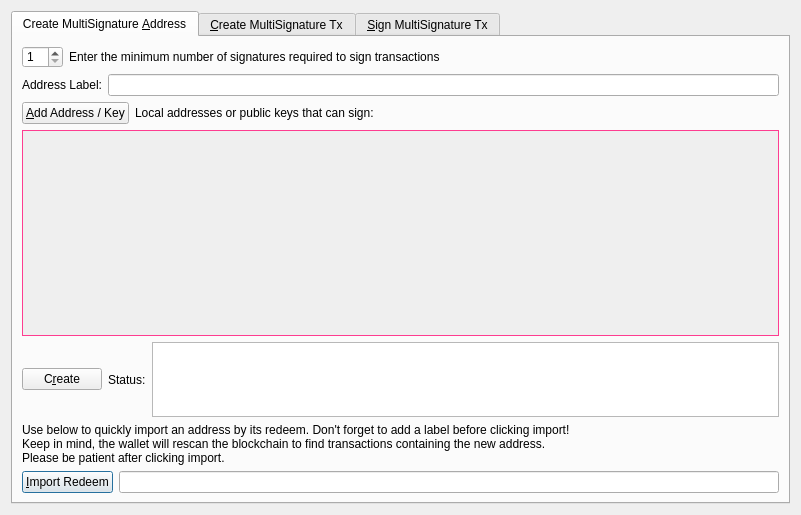
<?xml version="1.0" encoding="UTF-8"?>
<ui version="4.0">
 <class>MultisigDialog</class>
 <widget class="QDialog" name="MultisigDialog">
  <property name="geometry">
   <rect>
    <x>0</x>
    <y>0</y>
    <width>801</width>
    <height>515</height>
   </rect>
  </property>
  <property name="sizePolicy">
   <sizepolicy hsizetype="Fixed" vsizetype="Fixed">
    <horstretch>0</horstretch>
    <verstretch>0</verstretch>
   </sizepolicy>
  </property>
  <property name="windowTitle">
   <string>Multisignature Address Interactions</string>
  </property>
  <layout class="QVBoxLayout" name="verticalLayout_8">
   <item>
    <widget class="QTabWidget" name="multisigTabWidget">
     <property name="styleSheet">
      <string notr="true">QScrollArea{border: 1px solid #fe3d90;}</string>
     </property>
     <property name="currentIndex">
      <number>0</number>
     </property>
     <widget class="QWidget" name="addMultisigTab">
      <property name="sizePolicy">
       <sizepolicy hsizetype="Minimum" vsizetype="Minimum">
        <horstretch>0</horstretch>
        <verstretch>0</verstretch>
       </sizepolicy>
      </property>
      <attribute name="title">
       <string>Create MultiSignature &amp;Address</string>
      </attribute>
      <layout class="QVBoxLayout" name="verticalLayout">
       <item>
        <layout class="QHBoxLayout" name="enterMLayout">
         <item>
          <widget class="QSpinBox" name="enterMSpinbox">
           <property name="sizePolicy">
            <sizepolicy hsizetype="Fixed" vsizetype="Fixed">
             <horstretch>0</horstretch>
             <verstretch>0</verstretch>
            </sizepolicy>
           </property>
           <property name="toolTip">
            <string>How many people must sign to verify a transaction</string>
           </property>
           <property name="minimum">
            <number>1</number>
           </property>
           <property name="maximum">
            <number>15</number>
           </property>
           <property name="value">
            <number>1</number>
           </property>
          </widget>
         </item>
         <item>
          <widget class="QLabel" name="enterMLabel">
           <property name="text">
            <string>Enter the minimum number of signatures required to sign transactions</string>
           </property>
          </widget>
         </item>
        </layout>
       </item>
       <item>
        <layout class="QHBoxLayout" name="addressLabelLayout">
         <item>
          <widget class="QLabel" name="addressLableLabel">
           <property name="text">
            <string>Address Label:</string>
           </property>
          </widget>
         </item>
         <item>
          <widget class="QLineEdit" name="multisigAddressLabel"/>
         </item>
        </layout>
       </item>
       <item>
        <layout class="QHBoxLayout" name="addAddressLayout">
         <item>
          <widget class="QPushButton" name="addAddressButton">
           <property name="toolTip">
            <string>Add another address that could sign to verify a transaction from the multisig address.</string>
           </property>
           <property name="text">
            <string>&amp;Add Address / Key</string>
           </property>
           <property name="autoDefault">
            <bool>false</bool>
           </property>
          </widget>
         </item>
         <item>
          <widget class="QLabel" name="addAddressLabel">
           <property name="sizePolicy">
            <sizepolicy hsizetype="Preferred" vsizetype="Fixed">
             <horstretch>0</horstretch>
             <verstretch>0</verstretch>
            </sizepolicy>
           </property>
           <property name="text">
            <string>Local addresses or public keys that can sign:</string>
           </property>
          </widget>
         </item>
         <item>
          <spacer name="addAddressSpacer_2">
           <property name="orientation">
            <enum>Qt::Horizontal</enum>
           </property>
           <property name="sizeHint" stdset="0">
            <size>
             <width>40</width>
             <height>10</height>
            </size>
           </property>
          </spacer>
         </item>
        </layout>
       </item>
       <item>
        <widget class="QScrollArea" name="addAddressScrollArea">
         <property name="sizePolicy">
          <sizepolicy hsizetype="Preferred" vsizetype="Expanding">
           <horstretch>0</horstretch>
           <verstretch>0</verstretch>
          </sizepolicy>
         </property>
         <property name="widgetResizable">
          <bool>true</bool>
         </property>
         <widget class="QWidget" name="addAddressWidget">
          <property name="geometry">
           <rect>
            <x>0</x>
            <y>0</y>
            <width>757</width>
            <height>207</height>
           </rect>
          </property>
          <layout class="QVBoxLayout" name="verticalLayout_5">
           <item>
            <layout class="QVBoxLayout" name="addressList"/>
           </item>
           <item>
            <spacer name="verticalSpacer">
             <property name="orientation">
              <enum>Qt::Vertical</enum>
             </property>
             <property name="sizeHint" stdset="0">
              <size>
               <width>20</width>
               <height>40</height>
              </size>
             </property>
            </spacer>
           </item>
          </layout>
         </widget>
        </widget>
       </item>
       <item>
        <layout class="QHBoxLayout" name="addMultisigLayout">
         <item>
          <widget class="QPushButton" name="addMultisigButton">
           <property name="sizePolicy">
            <sizepolicy hsizetype="Preferred" vsizetype="Fixed">
             <horstretch>0</horstretch>
             <verstretch>0</verstretch>
            </sizepolicy>
           </property>
           <property name="toolTip">
            <string>Create a new multisig address</string>
           </property>
           <property name="toolTipDuration">
            <number>-3</number>
           </property>
           <property name="text">
            <string>C&amp;reate</string>
           </property>
           <property name="autoDefault">
            <bool>false</bool>
           </property>
          </widget>
         </item>
         <item>
          <widget class="QLabel" name="label">
           <property name="text">
            <string>Status:</string>
           </property>
          </widget>
         </item>
         <item>
          <widget class="QTextEdit" name="addMultisigStatus">
           <property name="sizePolicy">
            <sizepolicy hsizetype="Expanding" vsizetype="Fixed">
             <horstretch>0</horstretch>
             <verstretch>0</verstretch>
            </sizepolicy>
           </property>
           <property name="maximumSize">
            <size>
             <width>16777215</width>
             <height>75</height>
            </size>
           </property>
           <property name="readOnly">
            <bool>true</bool>
           </property>
           <property name="textInteractionFlags">
            <set>Qt::TextSelectableByKeyboard|Qt::TextSelectableByMouse</set>
           </property>
          </widget>
         </item>
        </layout>
       </item>
       <item>
        <widget class="QLabel" name="label_2">
         <property name="sizePolicy">
          <sizepolicy hsizetype="Preferred" vsizetype="Preferred">
           <horstretch>0</horstretch>
           <verstretch>0</verstretch>
          </sizepolicy>
         </property>
         <property name="text">
          <string>Use below to quickly import an address by its redeem. Don't forget to add a label before clicking import!
Keep in mind, the wallet will rescan the blockchain to find transactions containing the new address.
Please be patient after clicking import.</string>
         </property>
         <property name="scaledContents">
          <bool>false</bool>
         </property>
         <property name="wordWrap">
          <bool>true</bool>
         </property>
        </widget>
       </item>
       <item>
        <layout class="QHBoxLayout" name="importLayout">
         <item>
          <widget class="QPushButton" name="importAddressButton">
           <property name="sizePolicy">
            <sizepolicy hsizetype="Fixed" vsizetype="Fixed">
             <horstretch>0</horstretch>
             <verstretch>0</verstretch>
            </sizepolicy>
           </property>
           <property name="text">
            <string>&amp;Import Redeem</string>
           </property>
          </widget>
         </item>
         <item>
          <widget class="QLineEdit" name="importRedeem">
           <property name="sizePolicy">
            <sizepolicy hsizetype="Preferred" vsizetype="Fixed">
             <horstretch>0</horstretch>
             <verstretch>0</verstretch>
            </sizepolicy>
           </property>
          </widget>
         </item>
        </layout>
       </item>
      </layout>
     </widget>
     <widget class="QWidget" name="createTransactionTab">
      <attribute name="title">
       <string>&amp;Create MultiSignature Tx</string>
      </attribute>
      <layout class="QVBoxLayout" name="verticalLayout_3">
       <item>
        <layout class="QHBoxLayout" name="horizontalLayout_2">
         <item>
          <layout class="QVBoxLayout" name="createTxLayout">
           <item>
            <layout class="QHBoxLayout" name="addTxInputLayout">
             <item>
              <widget class="QLabel" name="addTxInputLabel">
               <property name="sizePolicy">
                <sizepolicy hsizetype="Fixed" vsizetype="Preferred">
                 <horstretch>0</horstretch>
                 <verstretch>0</verstretch>
                </sizepolicy>
               </property>
               <property name="text">
                <string>Inputs:</string>
               </property>
              </widget>
             </item>
             <item>
              <widget class="QPushButton" name="pushButtonCoinControl">
               <property name="sizePolicy">
                <sizepolicy hsizetype="Preferred" vsizetype="Fixed">
                 <horstretch>0</horstretch>
                 <verstretch>0</verstretch>
                </sizepolicy>
               </property>
               <property name="text">
                <string>Coin Control</string>
               </property>
              </widget>
             </item>
             <item>
              <layout class="QFormLayout" name="formLayout_2">
               <property name="rightMargin">
                <number>10</number>
               </property>
               <item row="0" column="0">
                <widget class="QLabel" name="labelQuantity">
                 <property name="text">
                  <string>Quantity Selected:</string>
                 </property>
                </widget>
               </item>
               <item row="0" column="1">
                <widget class="QLabel" name="labelQuantity_int">
                 <property name="text">
                  <string>0</string>
                 </property>
                </widget>
               </item>
               <item row="1" column="0">
                <widget class="QLabel" name="labelAmount">
                 <property name="text">
                  <string>Amount:</string>
                 </property>
                </widget>
               </item>
               <item row="1" column="1">
                <widget class="QLabel" name="labelAmount_int">
                 <property name="text">
                  <string>0</string>
                 </property>
                </widget>
               </item>
              </layout>
             </item>
             <item>
              <widget class="QPushButton" name="addInputButton">
               <property name="sizePolicy">
                <sizepolicy hsizetype="Preferred" vsizetype="Fixed">
                 <horstretch>0</horstretch>
                 <verstretch>0</verstretch>
                </sizepolicy>
               </property>
               <property name="toolTip">
                <string>Add an input to fund the outputs</string>
               </property>
               <property name="text">
                <string>Add a Raw Input</string>
               </property>
              </widget>
             </item>
            </layout>
           </item>
           <item>
            <widget class="QScrollArea" name="txInputsScrollArea">
             <property name="sizePolicy">
              <sizepolicy hsizetype="Preferred" vsizetype="Expanding">
               <horstretch>0</horstretch>
               <verstretch>0</verstretch>
              </sizepolicy>
             </property>
             <property name="widgetResizable">
              <bool>true</bool>
             </property>
             <widget class="QWidget" name="txInputsWidget">
              <property name="geometry">
               <rect>
                <x>0</x>
                <y>0</y>
                <width>745</width>
                <height>144</height>
               </rect>
              </property>
              <layout class="QVBoxLayout" name="verticalLayout_7">
               <item>
                <layout class="QVBoxLayout" name="inputsList"/>
               </item>
               <item>
                <spacer name="txInputsSpacer">
                 <property name="orientation">
                  <enum>Qt::Vertical</enum>
                 </property>
                 <property name="sizeHint" stdset="0">
                  <size>
                   <width>20</width>
                   <height>80</height>
                  </size>
                 </property>
                </spacer>
               </item>
              </layout>
             </widget>
            </widget>
           </item>
           <item>
            <layout class="QHBoxLayout" name="addDestinationLayout">
             <item>
              <widget class="QLabel" name="addDestinationLabel">
               <property name="text">
                <string>Address / Amount:</string>
               </property>
              </widget>
             </item>
             <item>
              <widget class="QPushButton" name="addDestinationButton">
               <property name="sizePolicy">
                <sizepolicy hsizetype="Fixed" vsizetype="Fixed">
                 <horstretch>0</horstretch>
                 <verstretch>0</verstretch>
                </sizepolicy>
               </property>
               <property name="toolTip">
                <string>Add destinations to send AGOR to</string>
               </property>
               <property name="text">
                <string>Add &amp;Destination</string>
               </property>
              </widget>
             </item>
             <item>
              <spacer name="addDestinationHorizontalSpacer">
               <property name="orientation">
                <enum>Qt::Horizontal</enum>
               </property>
               <property name="sizeHint" stdset="0">
                <size>
                 <width>40</width>
                 <height>20</height>
                </size>
               </property>
              </spacer>
             </item>
            </layout>
           </item>
           <item>
            <widget class="QScrollArea" name="destionationsScrollArea">
             <property name="sizePolicy">
              <sizepolicy hsizetype="Expanding" vsizetype="Expanding">
               <horstretch>0</horstretch>
               <verstretch>0</verstretch>
              </sizepolicy>
             </property>
             <property name="widgetResizable">
              <bool>true</bool>
             </property>
             <widget class="QWidget" name="destinationsScrollAreaContents">
              <property name="geometry">
               <rect>
                <x>0</x>
                <y>0</y>
                <width>745</width>
                <height>143</height>
               </rect>
              </property>
              <layout class="QVBoxLayout" name="verticalLayout_11">
               <item>
                <layout class="QVBoxLayout" name="destinationsList"/>
               </item>
               <item>
                <spacer name="destinationsSpacer">
                 <property name="orientation">
                  <enum>Qt::Vertical</enum>
                 </property>
                 <property name="sizeHint" stdset="0">
                  <size>
                   <width>20</width>
                   <height>20</height>
                  </size>
                 </property>
                </spacer>
               </item>
              </layout>
             </widget>
            </widget>
           </item>
           <item>
            <layout class="QHBoxLayout" name="horizontalLayout_4">
             <item>
              <widget class="QPushButton" name="createButton">
               <property name="sizePolicy">
                <sizepolicy hsizetype="Fixed" vsizetype="Fixed">
                 <horstretch>0</horstretch>
                 <verstretch>0</verstretch>
                </sizepolicy>
               </property>
               <property name="minimumSize">
                <size>
                 <width>150</width>
                 <height>0</height>
                </size>
               </property>
               <property name="toolTip">
                <string>Create a transaction object using the given inputs to the given outputs</string>
               </property>
               <property name="text">
                <string>Cr&amp;eate</string>
               </property>
               <property name="autoDefault">
                <bool>false</bool>
               </property>
               <property name="default">
                <bool>true</bool>
               </property>
              </widget>
             </item>
             <item>
              <widget class="QLabel" name="createButtonLabel">
               <property name="sizePolicy">
                <sizepolicy hsizetype="Fixed" vsizetype="Preferred">
                 <horstretch>0</horstretch>
                 <verstretch>0</verstretch>
                </sizepolicy>
               </property>
               <property name="text">
                <string>Status:</string>
               </property>
               <property name="alignment">
                <set>Qt::AlignRight|Qt::AlignTrailing|Qt::AlignVCenter</set>
               </property>
              </widget>
             </item>
             <item>
              <widget class="QTextEdit" name="createButtonStatus">
               <property name="sizePolicy">
                <sizepolicy hsizetype="Expanding" vsizetype="Minimum">
                 <horstretch>0</horstretch>
                 <verstretch>0</verstretch>
                </sizepolicy>
               </property>
               <property name="maximumSize">
                <size>
                 <width>16777215</width>
                 <height>16777215</height>
                </size>
               </property>
               <property name="sizeAdjustPolicy">
                <enum>QAbstractScrollArea::AdjustToContents</enum>
               </property>
               <property name="readOnly">
                <bool>true</bool>
               </property>
              </widget>
             </item>
            </layout>
           </item>
          </layout>
         </item>
         <item>
          <layout class="QHBoxLayout" name="horizontalLayout_3"/>
         </item>
        </layout>
       </item>
      </layout>
     </widget>
     <widget class="QWidget" name="signMultisigTransaction">
      <property name="styleSheet">
       <string notr="true">
         txScrollArea:{
         border: 1px solid #fe3d90;
         }
         keyScrollArea:{
         border: 1px solid #fe3d90;
         }
         txScrollArea:{
         border: 1px solid #fe3d90;
         }</string>
      </property>
      <attribute name="title">
       <string>&amp;Sign MultiSignature Tx</string>
      </attribute>
      <layout class="QVBoxLayout" name="verticalLayout_4">
       <item>
        <layout class="QHBoxLayout" name="transactionHexLayout">
         <item>
          <widget class="QLabel" name="transactionHexLabel">
           <property name="text">
            <string>Transaction Hex:</string>
           </property>
          </widget>
         </item>
         <item>
          <widget class="QLineEdit" name="transactionHex">
           <property name="toolTip">
            <string/>
           </property>
          </widget>
         </item>
        </layout>
       </item>
       <item>
        <layout class="QHBoxLayout" name="horizontalLayout">
         <item>
          <layout class="QVBoxLayout" name="verticalLayout_2">
           <item>
            <layout class="QHBoxLayout" name="horizontalLayout_7">
             <item>
              <widget class="QPushButton" name="signButton">
               <property name="sizePolicy">
                <sizepolicy hsizetype="Preferred" vsizetype="Fixed">
                 <horstretch>0</horstretch>
                 <verstretch>0</verstretch>
                </sizepolicy>
               </property>
               <property name="minimumSize">
                <size>
                 <width>150</width>
                 <height>0</height>
                </size>
               </property>
               <property name="toolTip">
                <string>Sign the transaction from this wallet or from provided private keys</string>
               </property>
               <property name="text">
                <string>S&amp;ign</string>
               </property>
               <property name="autoDefault">
                <bool>false</bool>
               </property>
               <property name="default">
                <bool>true</bool>
               </property>
              </widget>
             </item>
             <item>
              <widget class="QPushButton" name="commitButton">
               <property name="enabled">
                <bool>false</bool>
               </property>
               <property name="sizePolicy">
                <sizepolicy hsizetype="Preferred" vsizetype="Fixed">
                 <horstretch>0</horstretch>
                 <verstretch>0</verstretch>
                </sizepolicy>
               </property>
               <property name="toolTip">
                <string>&lt;html&gt;&lt;head/&gt;&lt;body&gt;&lt;p&gt;DISABLED until transaction has been signed enough times.&lt;/p&gt;&lt;/body&gt;&lt;/html&gt;</string>
               </property>
               <property name="autoFillBackground">
                <bool>false</bool>
               </property>
               <property name="text">
                <string>Co&amp;mmit</string>
               </property>
               <property name="autoDefault">
                <bool>true</bool>
               </property>
              </widget>
             </item>
             <item>
              <layout class="QHBoxLayout" name="addPrivKeyLayout">
               <item>
                <widget class="QPushButton" name="addPrivKeyButton">
                 <property name="sizePolicy">
                  <sizepolicy hsizetype="Fixed" vsizetype="Fixed">
                   <horstretch>0</horstretch>
                   <verstretch>0</verstretch>
                  </sizepolicy>
                 </property>
                 <property name="toolTip">
                  <string>Add private keys to sign the transaction with</string>
                 </property>
                 <property name="text">
                  <string>Add Private &amp;Key</string>
                 </property>
                </widget>
               </item>
               <item>
                <widget class="QLabel" name="addPrivKeyLabel">
                 <property name="text">
                  <string>Sign with only private keys (Not Recommened)</string>
                 </property>
                </widget>
               </item>
              </layout>
             </item>
            </layout>
           </item>
           <item>
            <layout class="QHBoxLayout" name="horizontalLayout_5">
             <item>
              <widget class="QLabel" name="signButtonStatusLabel">
               <property name="text">
                <string>Status:</string>
               </property>
              </widget>
             </item>
             <item>
              <widget class="QTextEdit" name="signButtonStatus">
               <property name="sizePolicy">
                <sizepolicy hsizetype="Expanding" vsizetype="Preferred">
                 <horstretch>0</horstretch>
                 <verstretch>0</verstretch>
                </sizepolicy>
               </property>
               <property name="maximumSize">
                <size>
                 <width>16777215</width>
                 <height>16777215</height>
                </size>
               </property>
               <property name="verticalScrollBarPolicy">
                <enum>Qt::ScrollBarAsNeeded</enum>
               </property>
               <property name="readOnly">
                <bool>true</bool>
               </property>
               <property name="textInteractionFlags">
                <set>Qt::TextSelectableByKeyboard|Qt::TextSelectableByMouse</set>
               </property>
              </widget>
             </item>
            </layout>
           </item>
           <item>
            <widget class="QScrollArea" name="keyScrollArea">
             <property name="sizePolicy">
              <sizepolicy hsizetype="Expanding" vsizetype="Expanding">
               <horstretch>0</horstretch>
               <verstretch>0</verstretch>
              </sizepolicy>
             </property>
             <property name="sizeAdjustPolicy">
              <enum>QAbstractScrollArea::AdjustToContents</enum>
             </property>
             <property name="widgetResizable">
              <bool>true</bool>
             </property>
             <widget class="QWidget" name="keyScrollAreaContents">
              <property name="geometry">
               <rect>
                <x>0</x>
                <y>0</y>
                <width>753</width>
                <height>186</height>
               </rect>
              </property>
              <layout class="QVBoxLayout" name="verticalLayout_9">
               <item>
                <layout class="QVBoxLayout" name="keyList"/>
               </item>
               <item>
                <spacer name="keySpacer">
                 <property name="orientation">
                  <enum>Qt::Vertical</enum>
                 </property>
                 <property name="sizeHint" stdset="0">
                  <size>
                   <width>20</width>
                   <height>20</height>
                  </size>
                 </property>
                </spacer>
               </item>
              </layout>
             </widget>
            </widget>
           </item>
          </layout>
         </item>
        </layout>
       </item>
      </layout>
     </widget>
    </widget>
   </item>
  </layout>
 </widget>
 <resources>
  <include location="../agora.qrc"/>
 </resources>
 <connections/>
</ui>
